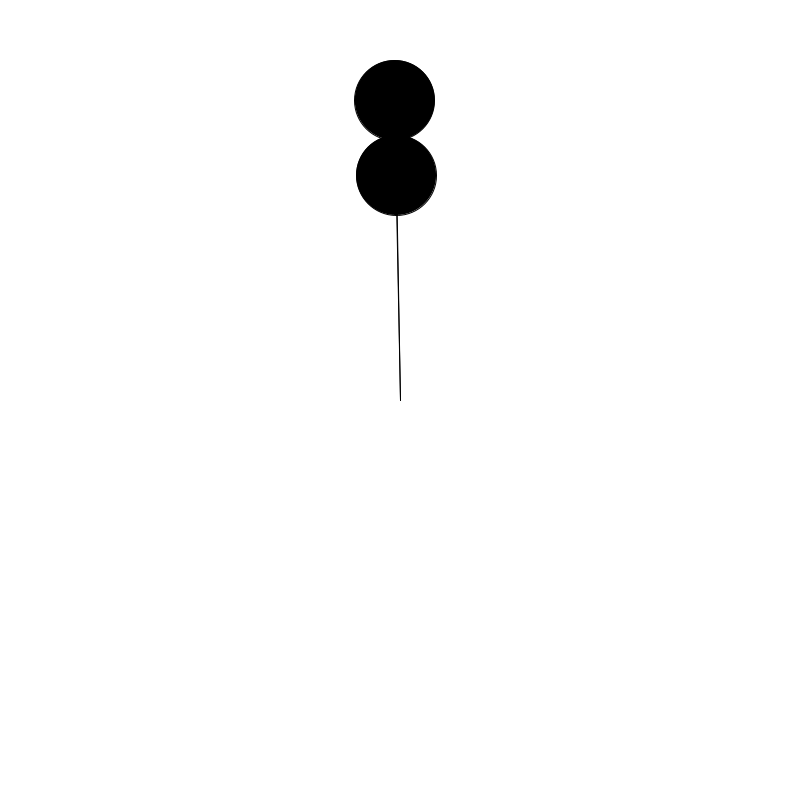
Frame 1 (no input)
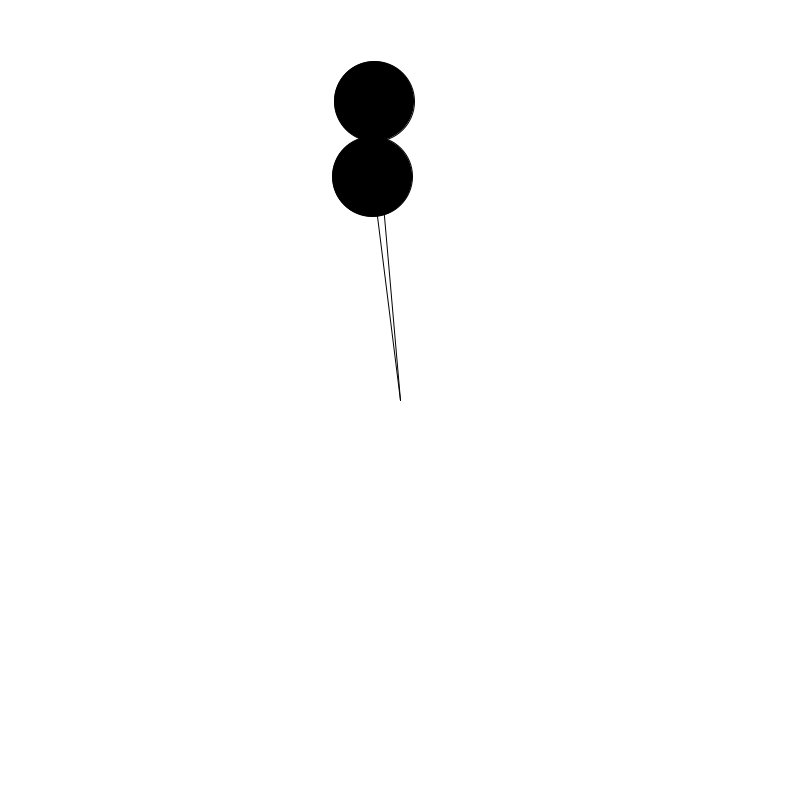
Frame 60 (the mouse pressed at the canvas centre just before this capture)
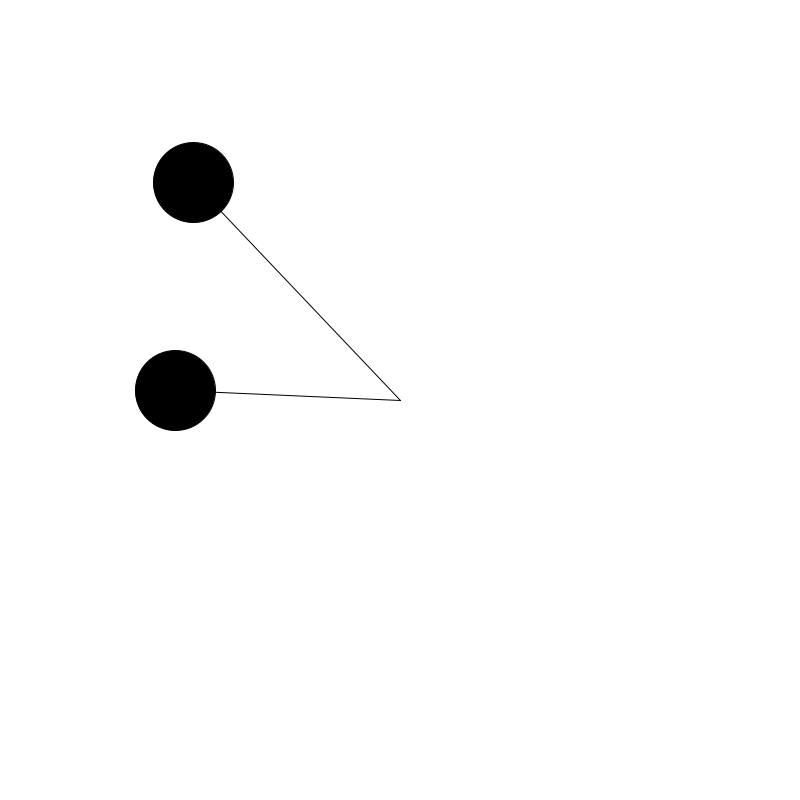
Frame 120 (the mouse held since frame 60 and released just before this capture)

The Processing sketch that drew these frames (run headless with seeded random() and noise(); from frame 60 on, the mouse is pressed at the canvas centre):

// Processing sketch: Pendulum
// ── Pendulum.pde
ArrayList<Node> Nodes;


void setup() {
  size(800,800);
  background(255);
  Nodes = new ArrayList<Node>(2);
  Nodes.add(new Node(100,10,true));
  Nodes.add(new Node(75,10,false));
}

void draw() {
  translate(width/2,height/2);
  background(255);
  for (Node Current : Nodes) {
    Current.Show();
    if (!(Current.Clicked)) {
      Current.Update();
    } else {
      Current.Move(mouseX,mouseY);
    }
  }
}

void mouseReleased() {
  for (Node Current : Nodes) {
    Current.Clicked = false;
  }
}
void mousePressed() {
  float MouseX = mouseX-400;
  float MouseY = mouseY-400;
  for (Node Current : Nodes) {
    if ((MouseX-Current.Position.x) * (MouseX-Current.Position.x) + (MouseY-Current.Position.y) * (MouseY-Current.Position.y) < Current.Mass/2*Current.Mass/2) {
      Current.Clicked = true;
      for (Node NewCurrent : Nodes) {
        NewCurrent.Main = false;
      }
      Current.Main = true;
    }
  }
}

// ── Node_Class.pde
class Node {
  float Acc = 0;
  float Vel = 0;
  float Angle = 181;
  float Length;
  float Mass;
  float Gravity = 9.81;
  float Dampening = 0.99;
  boolean Clicked = false;
  PVector Position;
  boolean Main;

  Node(float l, float m, boolean TF) {
    Length = l;
    Mass = m*8;
    Position = new PVector(0,0);
  }
  
  void Show() {
    Position.x = Length*3 * sin(radians(Angle));
    Position.y = Length*3 * cos(radians(Angle));
    if (Clicked) {
      fill(255,0,0);
    } else {
      fill(0);
    }
    line(0,0,Position.x,Position.y);
    ellipse(Position.x,Position.y,Mass,Mass);
  }
  
  void Update() {
    Acc = -Gravity/Length * sin(radians(Angle));
    Vel += Acc;
    Vel *= Dampening;
    Angle += Vel;
  }
  
  void Move(float X,float Y) {
    Y -= height/2;
    X -= width/2;
    if (X < 0) {
      Angle = -degrees(atan(Y/X)+PI/2);
    } else {
      Angle = 180 - degrees(atan(Y/X)+PI/2);
    }
  }
}
